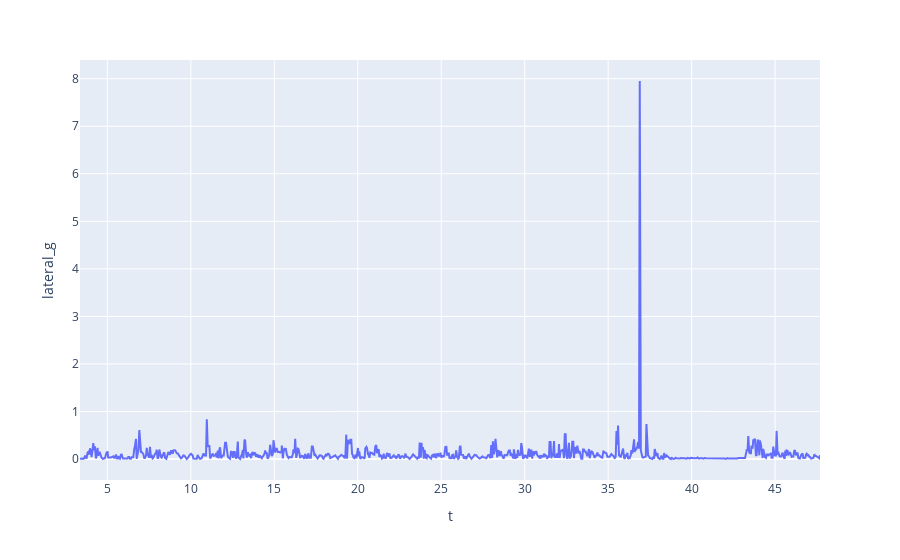

The code cell stored with this chart in its notebook:
### Code cell
px.line(df,x="t",y="lateral_g")

### Figure 1 — Plotly figure (JSON) as saved in the notebook; plotly's stock layout.template omitted (floating-point values rounded to 4 significant figures; data arrays with more than 128 entries replaced by an {"elided": "..."} marker saying what was removed)
{"data": [{"hovertemplate": "t=%{x}<br>lateral_g=%{y}<extra></extra>", "legendgroup": "", "line": {"color": "#636efa", "dash": "solid"}, "marker": {"symbol": "circle"}, "mode": "lines", "name": "", "orientation": "v", "showlegend": false, "type": "scatter", "x": {"elided": "888 float values"}, "xaxis": "x", "y": {"elided": "888 float values"}, "yaxis": "y"}], "layout": {"legend": {"tracegroupgap": 0}, "margin": {"t": 60}, "xaxis": {"anchor": "y", "domain": [0, 1], "title": {"text": "t"}}, "yaxis": {"anchor": "x", "domain": [0, 1], "title": {"text": "lateral_g"}}}}
